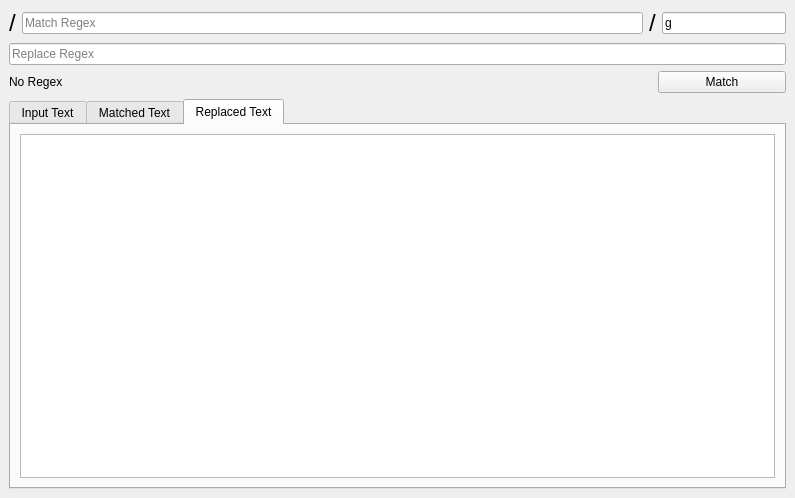
<?xml version="1.0" encoding="UTF-8"?>
<ui version="4.0">
 <class>QRegexWidget</class>
 <widget class="QMainWindow" name="QRegexWidget">
  <property name="geometry">
   <rect>
    <x>0</x>
    <y>0</y>
    <width>795</width>
    <height>498</height>
   </rect>
  </property>
  <property name="windowTitle">
   <string>QRegexWidget</string>
  </property>
  <property name="windowIcon">
   <iconset>
    <normaloff>:/QRegexWidget.png</normaloff>:/QRegexWidget.png</iconset>
  </property>
  <widget class="QWidget" name="centralWidget">
   <layout class="QVBoxLayout" name="verticalLayout">
    <item>
     <layout class="QHBoxLayout" name="horizontalLayout_2">
      <item>
       <widget class="QLabel" name="preSlash">
        <property name="font">
         <font>
          <pointsize>18</pointsize>
         </font>
        </property>
        <property name="text">
         <string>/</string>
        </property>
       </widget>
      </item>
      <item>
       <widget class="QLineEdit" name="matchRegex">
        <property name="sizePolicy">
         <sizepolicy hsizetype="Expanding" vsizetype="Fixed">
          <horstretch>5</horstretch>
          <verstretch>0</verstretch>
         </sizepolicy>
        </property>
        <property name="placeholderText">
         <string>Match Regex</string>
        </property>
       </widget>
      </item>
      <item>
       <widget class="QLabel" name="postSlash">
        <property name="font">
         <font>
          <pointsize>18</pointsize>
         </font>
        </property>
        <property name="text">
         <string>/</string>
        </property>
       </widget>
      </item>
      <item>
       <widget class="QLineEdit" name="searchOptions">
        <property name="sizePolicy">
         <sizepolicy hsizetype="Expanding" vsizetype="Fixed">
          <horstretch>1</horstretch>
          <verstretch>0</verstretch>
         </sizepolicy>
        </property>
        <property name="text">
         <string notr="true">g</string>
        </property>
       </widget>
      </item>
     </layout>
    </item>
    <item>
     <widget class="QLineEdit" name="replaceRegex">
      <property name="toolTip">
       <string/>
      </property>
      <property name="placeholderText">
       <string>Replace Regex</string>
      </property>
     </widget>
    </item>
    <item>
     <layout class="QHBoxLayout" name="horizontalLayout">
      <item>
       <widget class="QLabel" name="statusLabel">
        <property name="sizePolicy">
         <sizepolicy hsizetype="Preferred" vsizetype="Preferred">
          <horstretch>5</horstretch>
          <verstretch>0</verstretch>
         </sizepolicy>
        </property>
        <property name="text">
         <string>No Regex</string>
        </property>
       </widget>
      </item>
      <item>
       <widget class="QPushButton" name="matchButton">
        <property name="sizePolicy">
         <sizepolicy hsizetype="Minimum" vsizetype="Fixed">
          <horstretch>1</horstretch>
          <verstretch>0</verstretch>
         </sizepolicy>
        </property>
        <property name="text">
         <string>Match</string>
        </property>
       </widget>
      </item>
     </layout>
    </item>
    <item>
     <widget class="QTabWidget" name="tabWidget">
      <property name="focusPolicy">
       <enum>Qt::NoFocus</enum>
      </property>
      <property name="currentIndex">
       <number>2</number>
      </property>
      <widget class="QWidget" name="inputTextTab">
       <attribute name="title">
        <string>Input Text</string>
       </attribute>
       <layout class="QVBoxLayout" name="verticalLayout_4">
        <item>
         <widget class="QPlainTextEdit" name="inputText">
          <property name="focusPolicy">
           <enum>Qt::ClickFocus</enum>
          </property>
         </widget>
        </item>
       </layout>
      </widget>
      <widget class="QWidget" name="matchTextTab">
       <attribute name="title">
        <string>Matched Text</string>
       </attribute>
       <layout class="QVBoxLayout" name="verticalLayout_2">
        <item>
         <widget class="QTextEdit" name="matchedText">
          <property name="focusPolicy">
           <enum>Qt::NoFocus</enum>
          </property>
          <property name="acceptDrops">
           <bool>false</bool>
          </property>
          <property name="readOnly">
           <bool>true</bool>
          </property>
         </widget>
        </item>
       </layout>
      </widget>
      <widget class="QWidget" name="replacedTextTab">
       <attribute name="title">
        <string>Replaced Text</string>
       </attribute>
       <layout class="QVBoxLayout" name="verticalLayout_3">
        <item>
         <widget class="QTextEdit" name="replacedText">
          <property name="focusPolicy">
           <enum>Qt::NoFocus</enum>
          </property>
          <property name="acceptDrops">
           <bool>false</bool>
          </property>
          <property name="readOnly">
           <bool>true</bool>
          </property>
         </widget>
        </item>
       </layout>
      </widget>
     </widget>
    </item>
   </layout>
  </widget>
 </widget>
 <tabstops>
  <tabstop>matchRegex</tabstop>
  <tabstop>matchButton</tabstop>
  <tabstop>replaceRegex</tabstop>
  <tabstop>searchOptions</tabstop>
  <tabstop>matchedText</tabstop>
  <tabstop>replacedText</tabstop>
  <tabstop>inputText</tabstop>
 </tabstops>
 <resources/>
 <connections/>
</ui>
